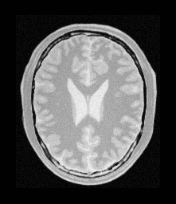
#> input picture images/img_org_translated_img.PNG, 176 x 204 px
$ python script.py
#> lines starting #> are read from the running program, lines starting #| are printed output that depends on the picture
import numpy as np
import cv2
import matplotlib.pyplot as plt
from scipy.fft import fft2, ifft2, fftshift, ifftshift

def load_images(image_path1, image_path2):
    # Charge l'image depuis le chemin donné.
    # cv2.IMREAD_GRAYSCALE : Convertit l'image en niveaux de gris.
#> called with image_path1 = 'images/img_org_translated_img.PNG', image_path2 = 'images/img_ref_translated_img.PNG'
    img1 = cv2.imread(image_path1, cv2.IMREAD_GRAYSCALE)
#> img1 is the input picture: shape (204, 176); min 1, max 247, mean 86
    img2 = cv2.imread(image_path2, cv2.IMREAD_GRAYSCALE)
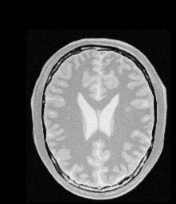
#> input picture images/img_ref_translated_img.PNG, 176 x 204 px
#> img2 is the input picture: shape (204, 176); min 1, max 246, mean 86
    print(img1.shape, img2.shape)
#| (204, 176) (204, 176)
    # Renvoie les deux images sous forme de tableaux numpy.
    return img1, img2

def fourier_transform(img):
    return fft2(img)

def phase_correlation(f1, f2):
    # f1 * np.conj(f2) : Multiplie f1 par le conjugué de f2. Cela donne une mesure de la similarité entre les deux images dans le domaine fréquentiel.
    # np.abs(f1 * np.conj(f2)) : Calcule la magnitude du résultat pour normaliser le spectre.
    # cross_power_spectrum : Le spectre de puissance croisé normalisé, qui contient la différence de phase entre les deux images.
    cross_power_spectrum = (f1 * np.conj(f2)) / np.abs(f1 * np.conj(f2))
    print(cross_power_spectrum)
    print("*********")
    # ifft2 : Applique la Transformée de Fourier Inverse 2D pour revenir au domaine spatial.
    shift = ifft2(cross_power_spectrum)
    print(shift)
    # np.abs(shift) : Prend la magnitude du résultat pour obtenir une image réelle (la corrélation de phase).
    shift = np.abs(shift)

    # np.argmax(shift) : Trouve l'indice du maximum dans la matrice shift.
    # Ce maximum correspond au pic de la corrélation de phase.
    # np.unravel_index : Convertit l'indice linéaire en coordonnées 2D (ligne, colonne).
    max_idx = np.unravel_index(np.argmax(shift), shift.shape)
    print("***")
    print(shift)
    print("***")
    print(np.argmax(shift))
    print("***")
    print(max_idx)

    # shifts : Les coordonnées du pic.
    shifts = np.array(max_idx)
    print("***")
    print(shifts)
    # Boucle for : Ajuste les coordonnées pour tenir compte du décalage circulaire
    # de la Transformée de Fourier. Si le pic est dans la moitié supérieure ou droite
    #  de l'image, on soustrait la taille de l'image pour obtenir un décalage négatif.
    for i in range(2):
        if shifts[i] > shift.shape[i] // 2:
            shifts[i] -= shift.shape[i]

    return shifts # Le vecteur de décalage estimé (en pixels).

def register_images(img1, img2):
    f1, f2 = fourier_transform(img1), fourier_transform(img2)
    translation = phase_correlation(f1, f2)

    print(f"Décalage estimé (y, x) : {translation}")

    return translation

def visualize_results(img1, img2):
    plt.subplot(1, 2, 1)
    plt.imshow(img1, cmap='gray')
    plt.title('Image Originale')

    plt.subplot(1, 2, 2)
    plt.imshow(img2, cmap='gray')
    plt.title('Image Déformée de (15, 10)')


    plt.show()
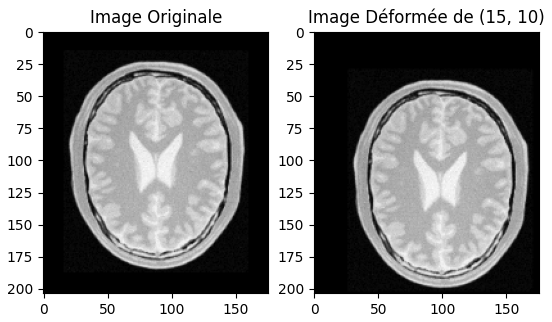
#> figure drawn by matplotlib, 2 panels

if __name__ == '__main__':
    # Load images
    img1, img2 = load_images('images/img_org_translated_img.PNG', 'images/img_ref_translated_img.PNG')

    # Visualize the images
    visualize_results(img1, img2)

    # Register images
    translation = register_images(img1, img2)
#> (printed output is left out)
#> (printed output is left out)
#> in phase_correlation, `max_idx = np.unravel_index(np.argmax(shift), shift.shape)`: max_idx = (189, 166)
#> (printed output is left out)
#| 33430
#| (189, 166)
#> in phase_correlation, `shifts = np.array(max_idx)`: shifts = [189, 166]
#| [189 166]
#> after the loop in phase_correlation, `for i in range(2):`: shifts = [-15, -10]
#| Décalage estimé (y, x) : [-15 -10]
#> translation = [-15, -10]

# Interprétation :
# L'image déformée est décalée de 79 pixels vers le bas
# et de 19 pixels vers la gauche par rapport à l'image originale.
